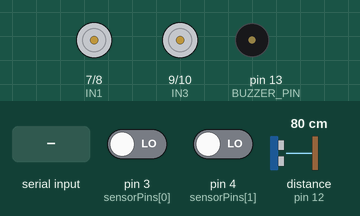
Simulated run of this sketch. Board: Arduino Uno, built with avr-gcc and run on an emulated ATmega328P. On the bench: motor-driver pin pairs drawn as motors (green arrow = first pin HIGH = forward, orange = second pin HIGH = backward, longer = more drive, scaled by the enable pin), buzzer (waves = sounding, pin HIGH). Wiring (inferred from the names in the program): ultrasonic range finder: trigger pin 11; echo pin 12. The test bench sets the inputs (shaded band); at power-on: pin 3 (sensorPins[0]) LOW, pin 4 (sensorPins[1]) LOW, distance to the obstacle (sensor on pin 12) 80 cm. The echo pulse lasts 58.3 µs per cm; pins used as bus, display or sensor lines are not drawn; what the sketch prints to the serial monitor is not drawn.

Above: at 1.2 s.
1.3 s: "S" received over Serial
At 2.8 s:
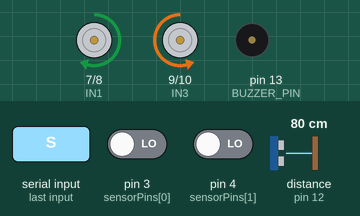
4.3 s: pin 3 (sensorPins[0]) driven HIGH
At 5.5 s:
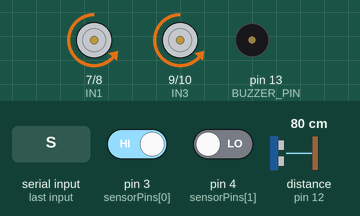
7.3 s: pin 4 (sensorPins[1]) driven HIGH
At 8.62 s:
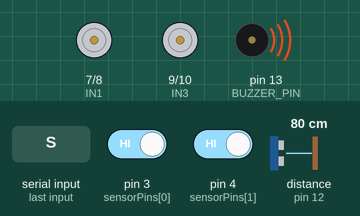
10.3 s: pin 3 (sensorPins[0]) driven LOW
At 12.3 s:
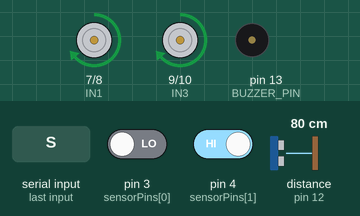
16.3 s: "F" received over Serial
At 17.0 s:
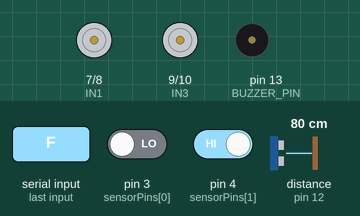
Timing chart, 0 to 19.0 s (numbered marks = the images above; inputs shaded):
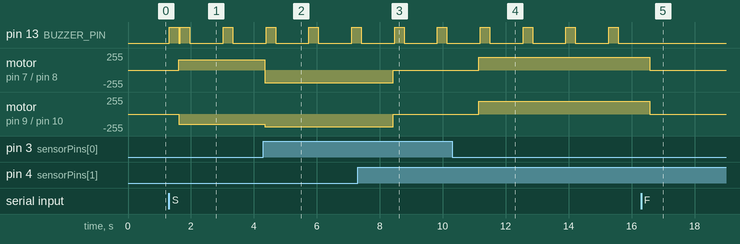

The sketch:

Rover-linefollower.ino
```cpp
// Motor control pins
const int IN1 = 7;
const int IN2 = 8;
const int IN3 = 9;
const int IN4 = 10;
const int ENA = 5;
const int ENB = 6;

// Line sensors: Left (A0), Center (A2), Right (A4)
const int sensorPins[2] = {3, 4};
int sensors[2];

// Ultrasonic sensor pins
const int trigPin = 11;
const int echoPin = 12;
long duration;
int distance;
bool lastLoadState = false;
unsigned long lastStateChangeTime = 0;
bool stableLoadState = false;


bool returning = false;
bool lineFollowing = false;

const int BUZZER_PIN = 13;

int motorSpeed = 155;
int motorturnSpeed = 190;

void setup() {
  pinMode(IN1, OUTPUT);
  pinMode(IN2, OUTPUT);
  pinMode(IN3, OUTPUT);
  pinMode(IN4, OUTPUT);
  pinMode(ENA, OUTPUT);
  pinMode(ENB, OUTPUT);
  pinMode(BUZZER_PIN, OUTPUT);
  pinMode(trigPin, OUTPUT);
  pinMode(echoPin, INPUT);

  for (int i = 0; i < 2; i++) {
    pinMode(sensorPins[i], INPUT);
  }

  Serial.begin(9600);
}

void loop() {
  // Serial commands
  if (Serial.available()) {
    char cmd = Serial.read();
    if (cmd == 'S') {
      lineFollowing = true;
      returning = false;
      beepBuzzer();
      Serial.println("STARTED");
    }
    if (cmd == 'F') {
      lineFollowing = false;
      returning = false;
      stopMotors();
      Serial.println("STOPPED");
    }
    if (cmd == 'R') {
      returning = true;
      lineFollowing = false;
      beepBuzzer();
      Serial.println("RETURN MODE ACTIVATED");
    }
  }

// Ultrasonic
distance = getDistance();
bool currentLoadState = (distance > 0 && distance < 20);  // true = loaded

if (currentLoadState != lastLoadState) {
  lastLoadState = currentLoadState;
  if (currentLoadState) {
    Serial.println("ROVER LOADED");
  } else {
    Serial.println("ROVER EMPTY");
  }
}

 checkLoadStatus();

  // Line following
if (lineFollowing) {
  sensors[0] = digitalRead(sensorPins[0]);  // Left sensor
  sensors[1] = digitalRead(sensorPins[1]);  // Right sensor

  Serial.print("Sensors: ");
  Serial.print(sensors[0]);
  Serial.print(" ");
  Serial.println(sensors[1]);

  if (sensors[0] == 0 && sensors[1] == 0) {
    // Both on black line → go forward
    Serial.println("→ Forward");
    moveForward();
  } else if (sensors[0] == 0 && sensors[1] == 1) {
    // Left sees black, right sees white → adjust right
    Serial.println("↪ Adjust Right");
    turnRight();
  } else if (sensors[0] == 1 && sensors[1] == 0) {
    // Right sees black, left sees white → adjust left
    Serial.println("↩ Adjust Left");
    turnLeft();
  } else {
    // Both off the line → stop or search
    Serial.println("■ Stop");
    stopMotors();
  }

  delay(50);
  beepBuzzer();
  delay(1000);
}

  // Reverse line following
  if (returning) {
    for (int i = 0; i < 3; i++) {
      sensors[i] = digitalRead(sensorPins[i]);
    }
    followLineReverse();
    delay(50);
  }
}

// Ultrasonic distance
int getDistance() {
  digitalWrite(trigPin, LOW);
  delayMicroseconds(2);
  digitalWrite(trigPin, HIGH);
  delayMicroseconds(10);
  digitalWrite(trigPin, LOW);

  duration = pulseIn(echoPin, HIGH, 30000);
  int dist = duration * 0.034 / 2;
  return dist;
}

// Motor control
void moveForward() {
  analogWrite(ENA, motorSpeed);
  analogWrite(ENB, motorSpeed);
  digitalWrite(IN1, HIGH); digitalWrite(IN2, LOW);
  digitalWrite(IN4, HIGH); digitalWrite(IN3, LOW);
}

void moveBackward() {
  analogWrite(ENA, motorSpeed);
  analogWrite(ENB, motorSpeed);
  digitalWrite(IN1, LOW); digitalWrite(IN2, HIGH);
  digitalWrite(IN3, LOW); digitalWrite(IN4, HIGH);
}

void turnLeft() {
  analogWrite(ENA, motorturnSpeed);
  analogWrite(ENB, motorturnSpeed);
  digitalWrite(IN1, LOW); digitalWrite(IN2, HIGH);
  digitalWrite(IN4, HIGH); digitalWrite(IN3, LOW);
}

void turnRight() {
  analogWrite(ENA, motorturnSpeed);
  analogWrite(ENB, motorturnSpeed);
  digitalWrite(IN1, HIGH); digitalWrite(IN2, LOW);
  digitalWrite(IN4, LOW); digitalWrite(IN3, HIGH);
}

void turnAround() {
  analogWrite(ENA, motorturnSpeed);
  analogWrite(ENB, motorturnSpeed);
  digitalWrite(IN1, HIGH); digitalWrite(IN2, LOW);
  digitalWrite(IN3, HIGH); digitalWrite(IN4, LOW);
}

void stopMotors() {
  analogWrite(ENA, 0);
  analogWrite(ENB, 0);
  digitalWrite(IN1, LOW); digitalWrite(IN2, LOW);
  digitalWrite(IN3, LOW); digitalWrite(IN4, LOW);
}

void beepBuzzer() {
  digitalWrite(BUZZER_PIN, HIGH);
  delay(300);
  digitalWrite(BUZZER_PIN, LOW);
}

void followLineReverse() {
  if (sensors[0] == 0 && sensors[1] == 0 && sensors[2] == 0) {
    stopMotors();
    beepBuzzer();
    Serial.println("● RETURNED TO STATION (STOP LINE)");
    lineFollowing = false;
    returning = false;
    return;
  }

  if (sensors[1] == 0) {
    moveBackward();
    Serial.println("← BACKWARD");
  } else if (sensors[0] == 0) {
    turnRight();  // Reverse logic
    Serial.println("↩ REVERSE RIGHT");
  } else if (sensors[2] == 0) {
    turnLeft();   // Reverse logic
    Serial.println("↪ REVERSE LEFT");
  } else {
    stopMotors();
    Serial.println("■ STOP");
  }
}

void checkLoadStatus() {
  static bool lastReading = false;
  static unsigned long lastDebounceTime = 0;
  const unsigned long debounceDelay = 300;  // 300 ms debounce time

  distance = getDistance();
  bool currentReading = (distance > 0 && distance < 15);  // true = loaded

  if (currentReading != lastReading) {
    lastDebounceTime = millis();  // Reset the debounce timer
    lastReading = currentReading;
  }

  if ((millis() - lastDebounceTime) > debounceDelay) {
    if (currentReading != stableLoadState) {
      stableLoadState = currentReading;
      if (stableLoadState) {
        Serial.println("ROVER LOADED");
      } else {
        Serial.println("ROVER EMPTY");
      }
    }
  }
}
```

Measured:
- after the input at 1.3 s, pin 13 (BUZZER_PIN): goes HIGH 0.30 s, LOW 0.06 s, HIGH 0.30 s, LOW 1.1 s, HIGH 0.30 s, then LOW, starting at once; motor on pin 7 (IN1) / pin 8 (IN2): stopped → forward 155/255 after 0.32 s; motor on pin 9 (IN3) / pin 10 (IN4): stopped → backward 155/255 after 0.32 s
- after the input at 4.3 s, motor on pin 7 (IN1) / pin 8 (IN2): forward 155/255 → backward 190/255 at once; motor on pin 9 (IN3) / pin 10 (IN4): backward 155/255 → backward 190/255 at once
- after the input at 7.3 s, motor on pin 7 (IN1) / pin 8 (IN2), motor on pin 9 (IN3) / pin 10 (IN4): backward 190/255 → stopped after 1.1 s
- after the input at 10.3 s, motor on pin 7 (IN1) / pin 8 (IN2), motor on pin 9 (IN3) / pin 10 (IN4): stopped → forward 190/255 after 0.84 s
- after the input at 16.3 s, pin 13 (BUZZER_PIN): stops changing and stays LOW; motor on pin 7 (IN1) / pin 8 (IN2), motor on pin 9 (IN3) / pin 10 (IN4): forward 190/255 → stopped after 0.28 s
